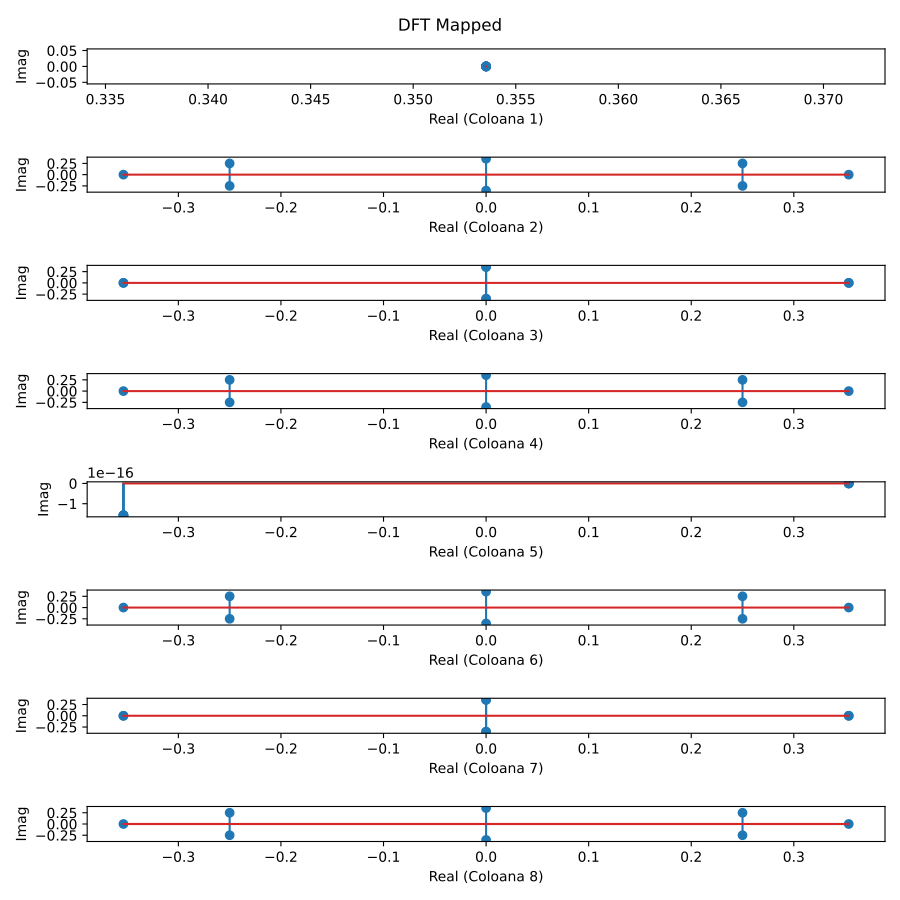

Write Python code to recreate this figure.
import matplotlib.pyplot as plt 
import numpy as np
import math

N = 8

w = math.e ** (-2 * np.pi * 1j / N)

DFT_matrix = np.zeros((N,N),dtype=complex)

for i in range(N):
    for j in range(N):
        DFT_matrix[i][j] = w ** (i*j % N)

DFT_matrix = DFT_matrix / np.sqrt(N)

print(np.allclose(np.dot(DFT_matrix, DFT_matrix.conj().T), np.eye(DFT_matrix.shape[0])))

fig,axs = plt.subplots(8)
fig.set_figheight(9)
fig.set_figwidth(9)
fig.suptitle("DFT Mapped")

for ax in range(8):
    axs[ax].stem(DFT_matrix[ax].real,DFT_matrix[ax].imag)
    axs[ax].set_ylabel("Imag")
    axs[ax].set_xlabel(f"Real (Coloana {ax+1})")
plt.tight_layout()

plt.savefig("lab03/ex1.pdf")
plt.show()
